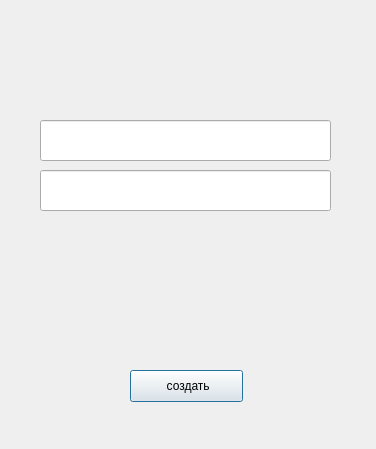
<?xml version="1.0" encoding="UTF-8"?>
<ui version="4.0">
 <class>newaccount</class>
 <widget class="QDialog" name="newaccount">
  <property name="geometry">
   <rect>
    <x>0</x>
    <y>0</y>
    <width>376</width>
    <height>449</height>
   </rect>
  </property>
  <property name="windowTitle">
   <string>Dialog</string>
  </property>
  <widget class="QPushButton" name="pushButton">
   <property name="geometry">
    <rect>
     <x>130</x>
     <y>370</y>
     <width>113</width>
     <height>32</height>
    </rect>
   </property>
   <property name="text">
    <string> создать</string>
   </property>
  </widget>
  <widget class="QLineEdit" name="nickname">
   <property name="geometry">
    <rect>
     <x>40</x>
     <y>120</y>
     <width>291</width>
     <height>41</height>
    </rect>
   </property>
  </widget>
  <widget class="QLineEdit" name="password">
   <property name="geometry">
    <rect>
     <x>40</x>
     <y>170</y>
     <width>291</width>
     <height>41</height>
    </rect>
   </property>
  </widget>
 </widget>
 <resources/>
 <connections/>
</ui>
